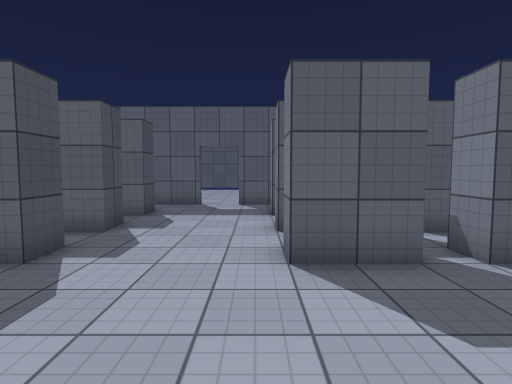
View 1 (above)

16 first-person views from a walk through a 3-D level made in the Unity game engine. The camera is 1.4 m above the floor, tilts 4° down and sees 80° across. The floor is counted in squares, 1 m on a side. Each view is taken from the middle of a square. On the plan, view 1 faces up. The plan holds only what a view shows up to about 14 squares ahead; the rest is blank. The place goes on beyond the plan. Some animated figures are not drawn. Door leaves are left out, so doorways stand open. Surface patterns are stand-ins for the level's own textures.

View 2
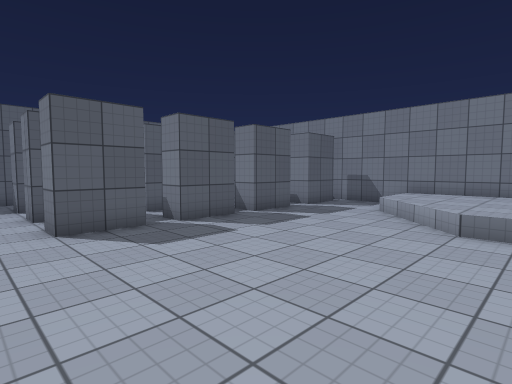

View 3
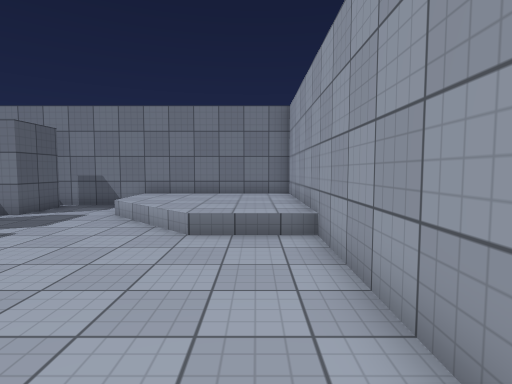

View 4
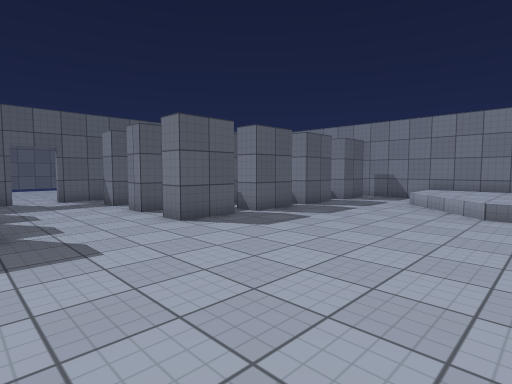

View 5
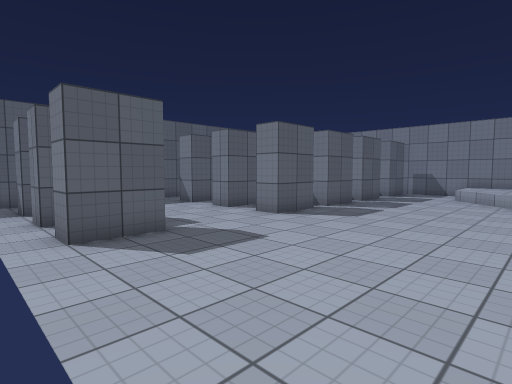

View 6
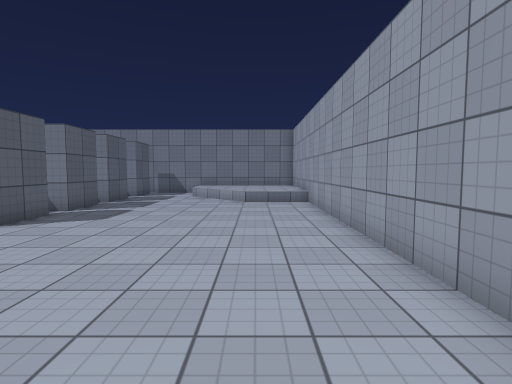

View 7
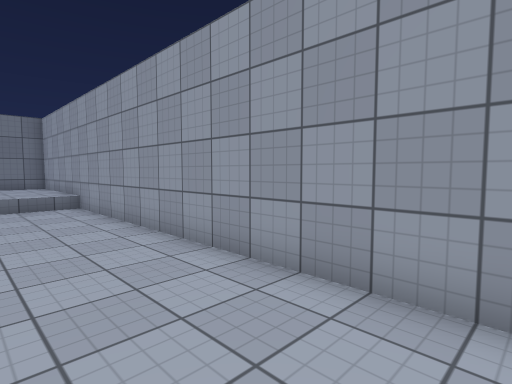

View 8
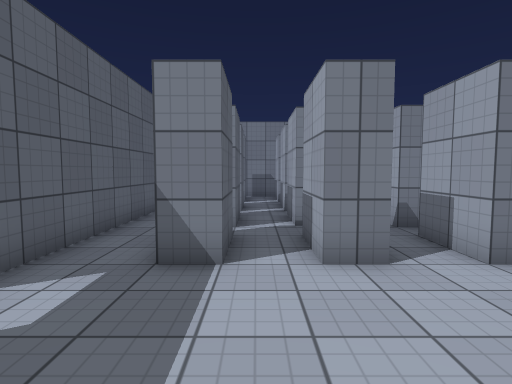

View 9
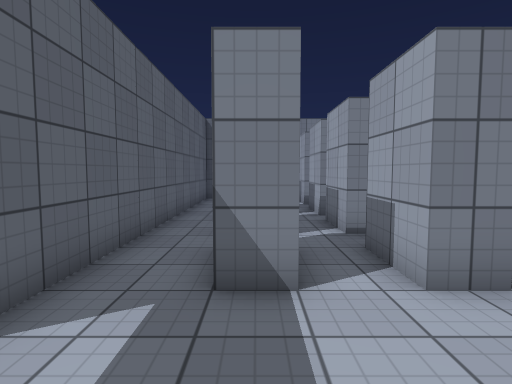

View 10
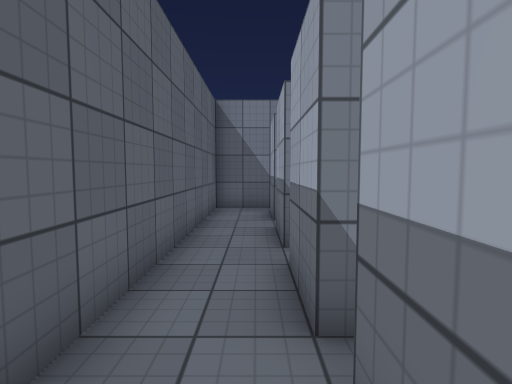

View 11
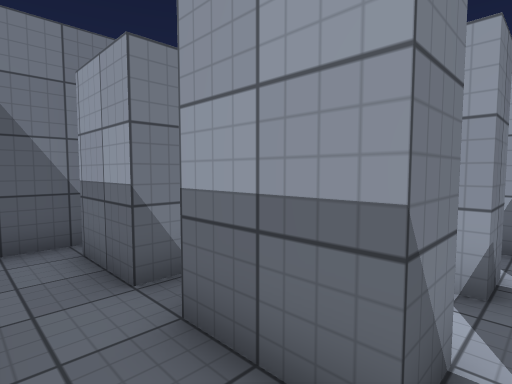

View 12
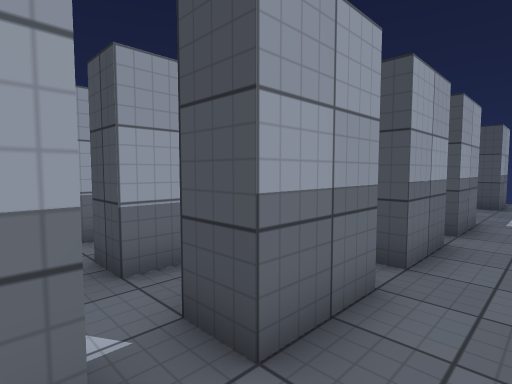

View 13
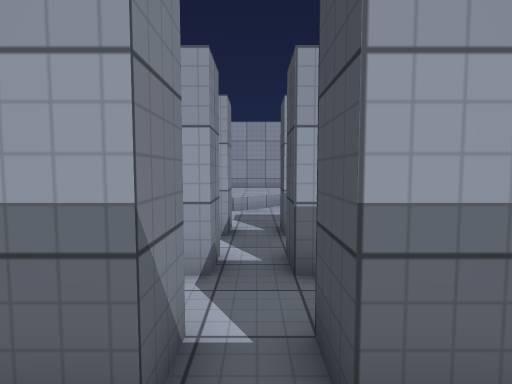

View 14
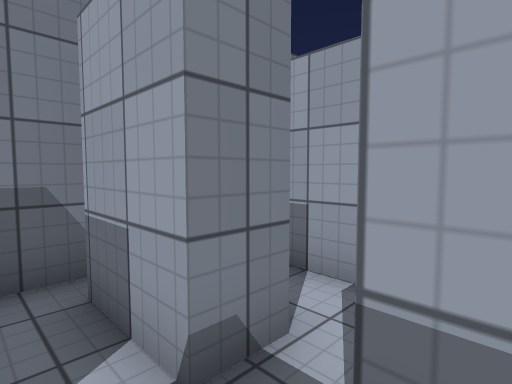

View 15
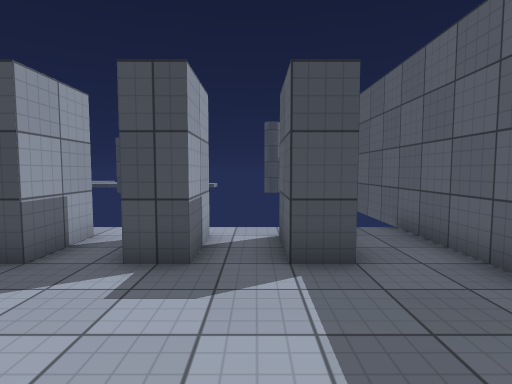

View 16
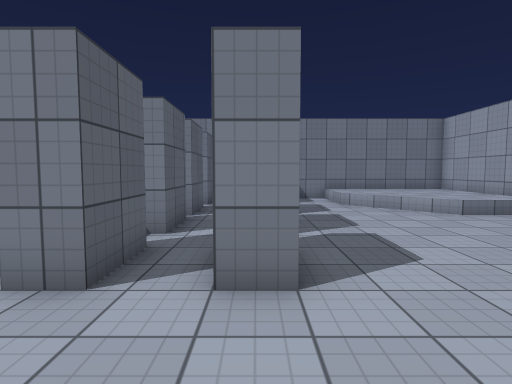

### Floor plan
Key: @ floor where view 1 was taken; # wall or solid block; . main floor; : floor 0.5 m higher than the main floor; / step, stairs or slope.
Columns run from 7 left of view 1 to 12 right of it. Each row starts with its distance up from view 1.
 14      ..
 13 #####..#############
 12  ..................#
 11  ..................#
 10  .##....##.##.##.###
  9  ..................#
  8  .##....##.#####.###
  7  .##....##.#####.##
  6  ..................
  5  .##....##.##.##.###
  4  ..................#
  3  ..................#
  2  ..................#
  1  .............../::#
  0  ......@......./:::#
 -1  ............./::::#
 -2 . ............:::::#
 -3  .............:::::#
 -4  ###################

Positions as (right, up) in squares from view 1, and headings:
1: (0, 0), facing up
2: (-1, -3), facing up-right
3: (0, -3), facing right
4: (-4, -3), facing up-right
5: (-7, -2), facing up-right
6: (-7, -2), facing right
7: (-6, -1), facing down-right
8: (-4, 9), facing right
9: (-3, 10), facing right
10: (1, 11), facing right
11: (6, 12), facing down-right
12: (10, 12), facing down-left
13: (9, 12), facing down
14: (8, 9), facing down-right
15: (1, 9), facing left
16: (-3, 5), facing right
